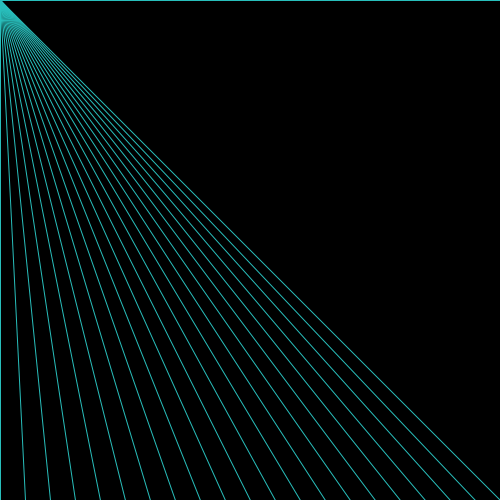
Frame 1 (no input)
Frame 60 (the mouse pressed at the canvas centre just before this capture): identical to frame 1, image omitted
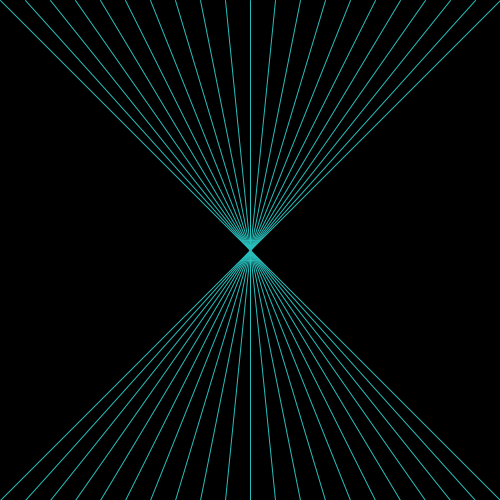
Frame 120 (the mouse held since frame 60 and released just before this capture)

The Processing sketch that drew these frames (run headless with seeded random() and noise(); from frame 60 on, the mouse is pressed at the canvas centre):

// Processing sketch: processing_38069
// ── processing_38069.pde

int startX = 0;
int endX = 500;
int disY1 = 25;
int numlines = 20;


void setup()
{
size(500, 500);
background(0);
smooth();
}

void draw()
{
  background(0);
for (int i=0; i <= numlines; i++)
{
  stroke(40, 190, 187);
  strokeWeight(1);
  line(disY1*i, startX, mouseX, mouseY);
  line(disY1*i, endX, mouseX, mouseY);
}
}
       
